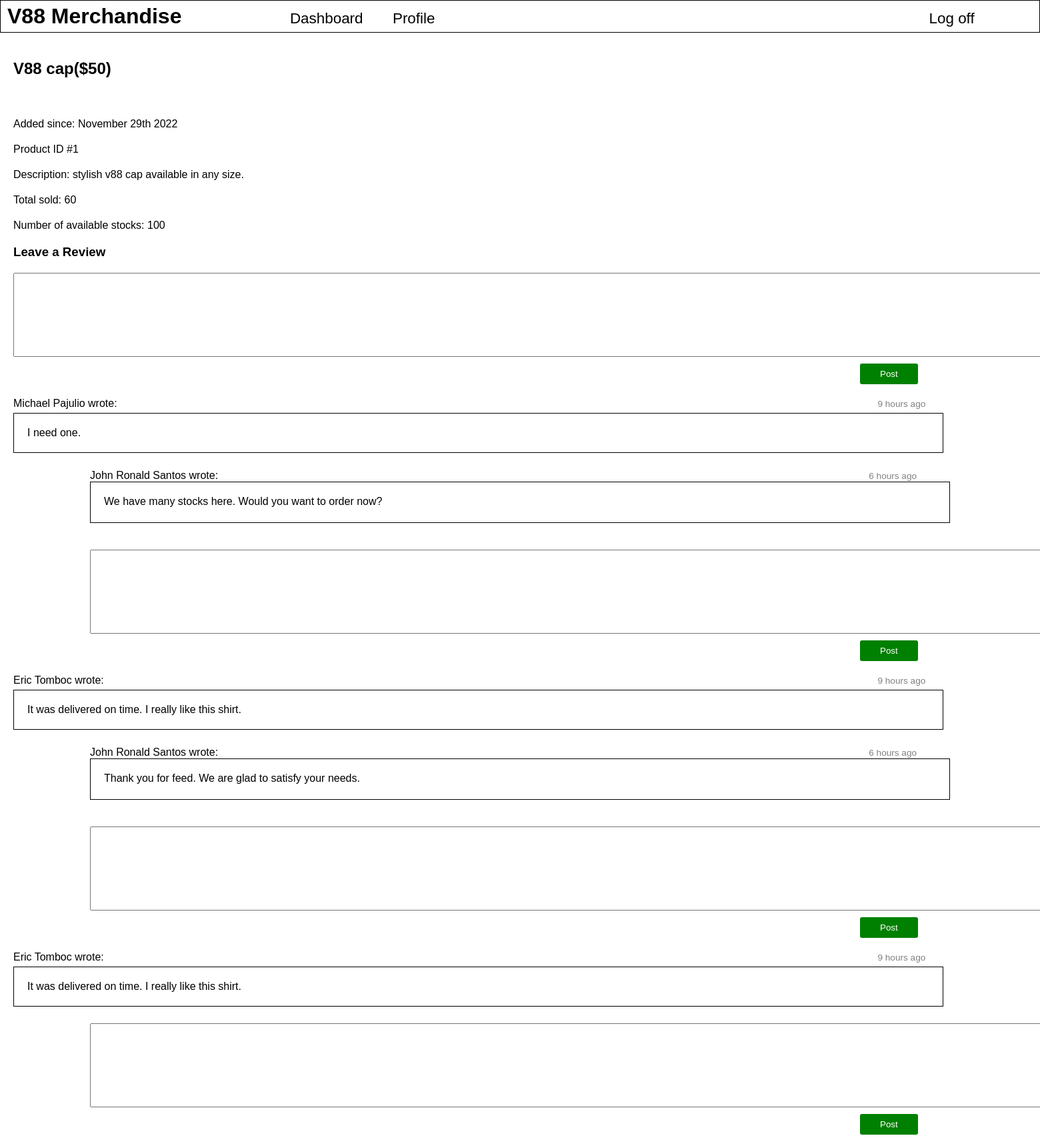
The page /products/show/1 on the database its author committed.
### tables this page shows
CREATE TABLE `sales` (
  `id` int(11) NOT NULL AUTO_INCREMENT,
  `product_id` int(11) DEFAULT NULL,
  `qty_sold` int(11) DEFAULT NULL,
  `created_at` datetime DEFAULT NULL,
  `updated_at` datetime DEFAULT NULL,
  PRIMARY KEY (`id`)
);

CREATE TABLE `products` (
  `id` int(11) NOT NULL AUTO_INCREMENT,
  `product_name` varchar(255) DEFAULT NULL,
  `description` text,
  `price` int(11) DEFAULT NULL,
  `inventory_count` int(11) DEFAULT NULL,
  `created_at` datetime DEFAULT NULL,
  `updated_at` datetime DEFAULT NULL,
  PRIMARY KEY (`id`)
);

CREATE TABLE `reviews` (
  `id` int(11) NOT NULL AUTO_INCREMENT,
  `user_id` int(11) DEFAULT NULL,
  `product_id` int(11) DEFAULT NULL,
  `review` text,
  `created_at` datetime DEFAULT NULL,
  `updated_at` datetime DEFAULT NULL,
  PRIMARY KEY (`id`)
);

CREATE TABLE `comments` (
  `id` int(11) NOT NULL AUTO_INCREMENT,
  `user_id` int(11) DEFAULT NULL,
  `review_id` int(11) DEFAULT NULL,
  `comment` text,
  `created_at` datetime DEFAULT NULL,
  `updated_at` datetime DEFAULT NULL,
  PRIMARY KEY (`id`)
);

### application/controllers/Products.php (called while the page is built, shortened)
<?php
    class Products extends CI_Controller
    {
        public function show($id)
        {
            $current_user_id = $this->session->userdata('user_id');
            $email = $this->session->userdata('email');
            $this->session->set_userdata('product_id', $id);
            if($current_user_id == 1){
                $this->load->view('templates/admin_header');
            }else{
                $this->load->view('templates/user_header');
            }
            $product = $this->product->get_product($id);
            $user = $this->user->get_user_by_email($email);
            $product_reviews = $this->review->get_reviews();
            $inbox = array();
            foreach($product_reviews as $review){
                if($review['product_id'] == $id){
                    $review_time_diff = $this->review->get_review_time_diff($review['time_diff'], $review['created']);
                    $comments = $this->comment->get_comments_by_review_id($review['id']);
                    $review['comments'] = $comments;
                    $review['review_time'] = $review_time_diff;
                    $inbox[] = $review;
                }
            }
            $parram = array(
                'inbox' => $inbox,
                'product' => $product,
                'user' => $user
            );
            $this->load->view('products/show', $parram);
        }
    }
?>

### index.php (called while the page is built, shortened)
<?php
require_once BASEPATH.'core/CodeIgniter.php';

### application/models/Product.php (called while the page is built, shortened)
<?php
    class Product extends CI_Model
    {
        function get_product($id)
        {
            $query = "SELECT products.*, DATE_FORMAT(products.created_at, '%M %D %Y') AS created , sales.qty_sold AS qty_sold FROM products
            LEFT JOIN sales ON product_id = products.id WHERE products. id=?";
            return $this->db->query($query, $this->security->xss_clean($id))->row_array();
        }
    }
?>

### application/models/Review.php (called while the page is built, shortened)
<?php
    class Review extends CI_Model
    {
        function get_reviews()
        {
            $query = "SELECT reviews.*,DATE_FORMAT(reviews.created_at, '%M %D %Y') AS created, TIMESTAMPDIFF(MINUTE, reviews.created_at, NOW()) AS time_diff, CONCAT(first_name, ' ', last_name) as username  FROM reviews
                        INNER JOIN products ON products.id = reviews.product_id
                        INNER JOIN users ON users.id = reviews.user_id
                        ORDER BY reviews.created_at DESC";
            return $this->db->query($query)->result_array();
        }
        function get_review_time_diff($now, $created)
        {
            $now *= 60;
            $minute = round($now / 60);
            $hour = round($minute / 60);
            $day = round($hour / 24);
            if($now < 60){
                return $now . ' seconds ago';
            }elseif($now >= 60 AND $now < 3600 ){
                return $minute . ' minutes ago';
            }elseif($now >= 3600  AND $now < 86400){
                return $hour . " hours ago";
            }elseif($now >= 86400 AND $now < 604800 ){
                return $day . " days ago";
            }else{
                return $created;
            }
        }
    }
?>

### application/models/Comment.php (called while the page is built, shortened)
<?php
    class Comment extends CI_Model
    {
        function get_comments_by_review_id($review_id)
        {
            $query = "SELECT comments.*,DATE_FORMAT(comments.created_at, '%M %D %Y') AS created,
                        TIMESTAMPDIFF(MINUTE, comments.created_at, NOW()) AS time_diff,
                        CONCAT(first_name, ' ' , last_name) AS commentator
                        FROM comments
                        INNER JOIN users ON users.id = comments.user_id
                        INNER JOIN reviews ON reviews.id = comments.review_id
                        WHERE reviews.id = ? ORDER BY comments.created_at DESC";
            return $this->db->query($query, $review_id)->result_array();
        }
        function get_comment_time_diff($now, $created)
        {
            $now *= 60;
            $minute = round($now / 60);
            $hour = round($minute / 60);
            $day = round($hour / 24);
            if($now < 60){
                return $now . ' seconds ago';
            }elseif($now >= 60 AND $now < 3600 ){
                return $minute . ' minutes ago';
            }elseif($now >= 3600  AND $now < 86400){
                return $hour . " hours ago";
            }elseif($now >= 86400 AND $now < 604800 ){
                return $day . " days ago";
            }else{
                return $created;
            }
        }
    }
?>

### application/views/products/show.php (the view, shortened to what this page needs)
<!DOCTYPE html>
<html lang="en">
    <head>
        <link rel="stylesheet" href="<?= base_url();?>assets/css/home_style.css">
    </head>
    <body>
        <h2><?= $product['product_name']; ?>($<?= $product['price']; ?>)</h2>
        <p>Added since: <?= $product['created']; ?> </p>
        <p>Product ID #<?= $product['id']; ?></p>
        <p>Description: <?= $product['description']; ?> </p>
        <p>Total sold: <?= $product['qty_sold']; ?></p>
        <p>Number of available stocks: <?= $product['inventory_count']; ?></p>
        <h3>Leave a Review</h3>
        <form action="<?= base_url(); ?>products/validate_review" method="POST">
            <textarea name="review" id="" cols="200" rows="8"></textarea>
            <input type="submit" value="Post" id="post">
        </form>
<?php
    foreach($inbox as $review){
?>
        <div class="review-div">
            <form  action="<?= base_url(); ?>products/validate_comment" method="POST">
                <p class="reviewer-p"><?= $review['username']?> wrote:</p> <span class="reviewer-s"><?= $review['review_time']?></span>
                <p class="reviewer-content"><?= $review['review']; ?></p>
    <?php
        foreach($review['comments'] as $comment){
            $comment_time_diff = $this->comment->get_comment_time_diff($comment['time_diff'], $comment['created']);
            $comment['comment_time'] = $comment_time_diff;
    ?>
                <div class="comment-div">
                    <p class="commentator-p"><?= $comment['commentator']; ?> wrote: </p>
                    <span class="commentator-s"><?= $comment['comment_time']; ?></span>
                    <p class="comment-p"><?= $comment['comment']; ?></p>
                </div>
    <?php
        }
    ?>
                <textarea name="comment" class="comment-input" cols="183" rows="8"></textarea>
                <input type="submit" value="Post" id="post">
            </form>
<?php
    }
?>
        </div>
    </body>
</html>

### assets/css/home_style.css (style rules this page uses)
* { font-family: sans-serif; }
body { margin: 0; }
.navbar h1, h2, table { display: inline-block; }
h2 { margin: 40px 20px; width: 80%; }

### application/views/products/show.php (style rules this page uses)
p, h3, form { margin: 20px; }
input { background-color: green; color: white; display: block; padding: 8px 30px; margin: 10px 0 0 1270px; border: none; border-radius: 3px; }
.reviewer-p { display: inline-block; margin: 0; width: 85%; }
.reviewer-content { display: inline-block; padding: 20px; margin: 5px 0; width: 89%; border: 1px solid black; }
.comment-div { margin: 0 95px; }
.commentator-p { display: inline-block; margin-bottom: 0; width: 86%; }
.comment-p { padding: 20px 0 0 20px; margin-top: 0; height: 40px; border: 1px solid black; }
.reviewer-s, .commentator-s { color: gray; }
.reviewer-s, .commentator-s { font-size: .85rem; }
.comment-input { margin: 20px 0 0 115px; }

### rows shown on the page
sales: product.product_name "V88 cap", product.price "50", product "1", product.description "stylish v88 cap available in any size.", qty_sold "60", product.inventory_count "100"
reviews: username "Michael Pajulio", review_time "9 hours ago", review "I need one."
comments: commentator "John Ronald Santos", comment_time "6 hours ago", comment "We have many stocks here. Would you want to order now?"
reviews: username "Eric Tomboc", review_time "9 hours ago", review "It was delivered on time. I really like this shirt."
comments: commentator "John Ronald Santos", comment_time "6 hours ago", comment "Thank you for feed. We are glad to satisfy your needs."
reviews: username "Eric Tomboc", review_time "9 hours ago", review "It was delivered on time. I really like this shirt."

### other values the page prints
$product['created'] "November 29th 2022"
